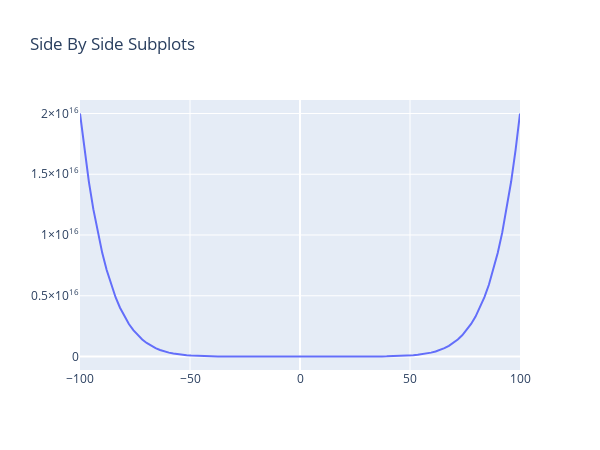

Write notebook code for a chart like this one.
### Code cell
from plotly.subplots import make_subplots
import plotly.graph_objects as go

fig = make_subplots(rows=1)

fig.add_trace(
    go.Scatter(x=pd.Series(x), y=pd.Series(y)),
    row=1, col=1
)

fig.update_layout(height=450, width=600, title_text="Side By Side Subplots")
fig.show()
